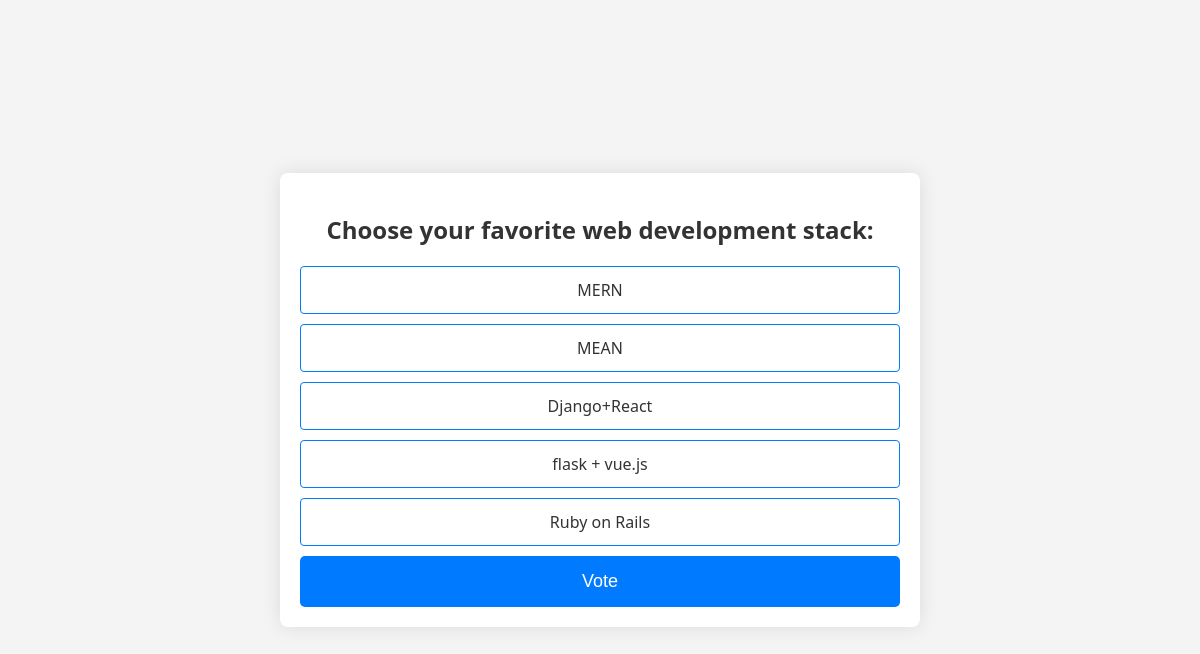
Page /10/ on the committed database.
### polls/models.py (models this page shows, shortened)
class Question(models.Model):
    question_text = models.CharField(max_length=200)
    pub_date = models.DateTimeField("date published")

class Choice(models.Model):
    question = models.ForeignKey(Question, on_delete = models.CASCADE)
    choice_text = models.CharField(max_length=200)
    votes = models.IntegerField(default=0)

### polls/views.py (the view)
# urls.py: path("<int:pk>/", views.DetailView.as_view(), name="detail"),
class DetailView(generic.DetailView):
    model = Question
    template_name = "polls/detail.html"

### templates/polls/detail.html (shortened to what this page needs)
<!DOCTYPE html>
<html lang="en">
<head>
    {% load static %}
    <link rel="stylesheet" href="{% static 'polls/style_detail.css' %}">
</head>
<body>
    <div class="container">
        <form action="{% url 'polls:vote' question.id %}" method="post">
            <center><label><strong><h2>{{ question.question_text }}</h2></strong></label></center>
            {% for choice in question.choice_set.all %}
                <label for="choice{{ forloop.counter }}">{{ choice.choice_text }}</label>
            {% endfor %}
            <input type="submit" value="Vote">
        </form>
    </div>
</body>
</html>

### polls/static/polls/style_detail.css (style rules this page uses)
body { font-family: 'Segoe UI', Tahoma, Geneva, Verdana, sans-serif; margin: 0; padding: 0; display: flex; align-items: center; justify-content: center; min-height: 100vh; background-color: #f4f4f4; }
.container { width: 80%; max-width: 600px; margin: 0 auto; background-color: #fff; padding: 20px; border-radius: 8px; box-shadow: 0 0 20px rgba(0, 0, 0, 0.1); }
form { margin-top: 20px; }
label { display: block; margin-bottom: 8px; font-size: 16px; color: #333; }
input[type="radio"] + label { cursor: pointer; padding: 12px; border: 1px solid #007bff; border-radius: 4px; display: block; margin-bottom: 10px; transition: background-color 0.2s ease; text-align: center; color: #333; }
input[type="submit"] { background-color: #007bff; color: #fff; padding: 15px; font-size: 18px; border: none; border-radius: 5px; cursor: pointer; transition: background-color 0.3s ease; display: block; width: 100%; margin-top: 10px; }

### rows in the picture
Question: question_text "Choose your favorite web development stack:"
Choice: choice_text "MERN"
Choice: choice_text "MEAN"
Choice: choice_text "Django+React"
Choice: choice_text "flask + vue.js"
Choice: choice_text "Ruby on Rails"
